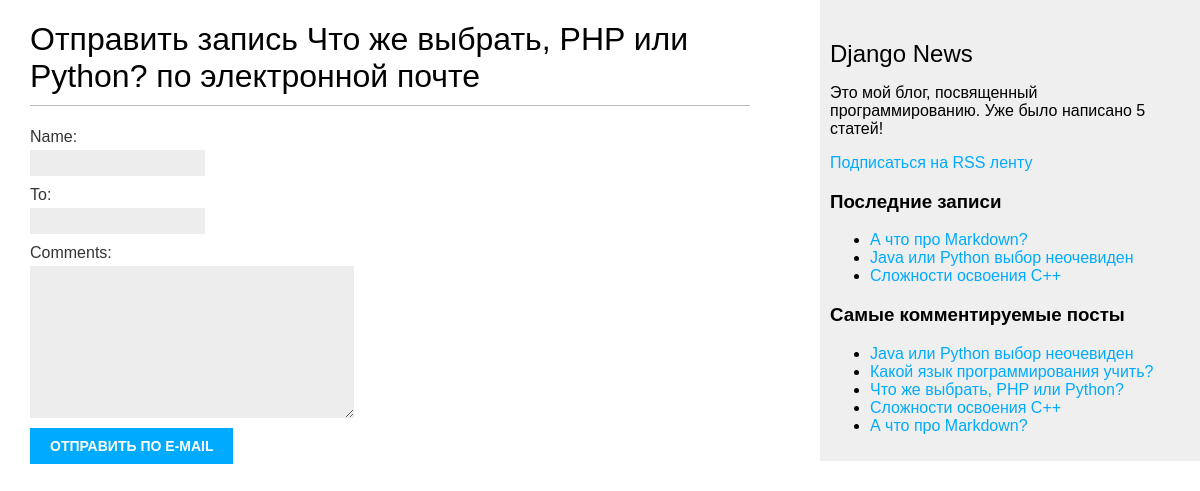
/blog/2/share/, run on the app's committed database.
### blog/models.py (models this page shows, shortened)
class Post(models.Model):
    class Status(models.TextChoices):
        DRAFT = 'DF', 'Draft'
        PUBLISHED = 'PB', 'Published'
    title = models.CharField(max_length=250)
    slug = models.SlugField(max_length=250,
                            unique_for_date='publish')
    author = models.ForeignKey(User,
                               on_delete=models.CASCADE,
                               related_name='blog_posts')
    body = models.TextField()
    publish = models.DateTimeField(default=timezone.now)
    created = models.DateTimeField(auto_now_add=True)
    updated = models.DateTimeField(auto_now=True)
    status = models.CharField(max_length=2,
                              choices=Status.choices,
                              default=Status.DRAFT)
    tags = TaggableManager()
    objects = models.Manager()
    published = PublishedManager()
    class Meta:
        ordering = ['-publish']
        indexes = [
            models.Index(fields=['-publish'])
        ]
        verbose_name = 'Запись блога'
        verbose_name_plural = 'Записи блога'
    def get_absolute_url(self):
        return reverse('blog:post_detail',
                       args=[self.publish.year,
                             self.publish.month,
                             self.publish.day,
                             self.slug])

### blog/views.py (the view)
def post_share(request, post_id):
    post = get_object_or_404(Post,
                             id=post_id,
                             status=Post.Status.PUBLISHED)
    sent = False
    if request.method == 'POST':
        form = EmailPostForm(request.POST)
        if form.is_valid():
            cd = form.cleaned_data
            post_url = request.build_absolute_uri(
                post.get_absolute_url())
            subject = f"{cd['name']} рекомендует почитать {post.title}"
            message = f"Почитай статью '{post.title}' по адресу {post_url}\n\n " \
                      f"{cd['name']} комментирует: {cd['comments']}"
            send_mail(subject, message, 'romangvaramadze@gmail.com', [cd['to']])
            sent = True
    else:
        form = EmailPostForm()
    return render(request, 'blog/post/share.html',
                  {'post': post,
                   'form': form,
                   'sent': sent})

### blog/forms.py
class EmailPostForm(forms.Form):
    name = forms.CharField(max_length=25)
    to = forms.EmailField()
    comments = forms.CharField(required=False,
                               widget=forms.Textarea)

### blog/models.py (called while the page is built)
    def get_queryset(self):
        return super().get_queryset().filter(status=Post.Status.PUBLISHED)

### blog/templatetags/blog_tags.py (called while the page is built)
@register.simple_tag
def total_posts():
    return Post.published.count()

@register.inclusion_tag('blog/post/latest_posts.html')
def show_latest_posts(count=5):
    latest_posts = Post.published.order_by('-publish')[:count]
    return {'latest_posts': latest_posts}

@register.simple_tag
def get_most_commented_posts(count=5):
    return Post.published.annotate(
        total_comments=Count('comments')
    ).order_by('-total_comments')[:count]

### blog/templates/blog/post/share.html (shortened to what this page needs)
{% extends "blog/base.html" %}
{% block content %}
{% if sent %}
<h1>Сообщение успешно отправлено</h1>
<p>
    "{{post.title}}" было успешно отправлено пользователю {{form.cleaned_data.to}}.
</p>
{% else %}
<h1>Отправить запись {{post.title}} по электронной почте</h1>
<form method="post">
    {{form.as_p}}
    <input type="submit" value="Отправить по e-mail">
</form>
{% endif %}
{% endblock %}

### blog/templates/blog/base.html (shortened to what this page needs)
{% load blog_tags %}
{% load static %}
<!DOCTYPE html>
<html>
<head>
    <link href="{% static 'css/blog.css' %}" rel="stylesheet">
</head>
<body>
<div id="content">
    {% block content %}
    {% endblock %}
</div>
<div id="sidebar">
    <h2><a href="{% url 'blog:post_list' %}" style="color:black">Django News</a></h2>
    <p>
        Это мой блог, посвященный программированию.
        Уже было написано {% total_posts %} статей!
    </p>
    <p>
        <a href="{% url 'blog:post_feed' %}">
            Подписаться на RSS ленту
        </a>
    </p>
    <h3>Последние записи</h3>
    {% show_latest_posts 3 %}
    <h3>Самые комментируемые посты</h3>
    {% get_most_commented_posts as most_commented_posts %}
    <ul>
        {% for post in most_commented_posts %}
        <li>
            <a href="{{post.get_absolute_url}}">{{post.title}}</a>
        </li>
        {% endfor %}
    </ul>
</div>
</body>
</html>

### blog/templates/blog/post/latest_posts.html
<ul>
  {% for post in latest_posts %}
  <li>
    <a href="{{post.get_absolute_url}}">{{post.title}}</a>
  </li>
  {% endfor %}
</ul>

### blog/static/css/blog.css (style rules this page uses)
body { margin:0; padding:0; font-family:helvetica, sans-serif; }
a { color:#00abff; text-decoration:none; }
h1 { font-weight:normal; border-bottom:1px solid #bbb; padding:0 0 10px 0; }
h2 { font-weight:normal; margin:30px 0 0; }
#content { float:left; width:60%; padding:0 0 0 30px; }
#sidebar { float:right; width:30%; padding:10px; background:#efefef; height:100%; }
label { float:left; clear:both; color:#333; margin-bottom:4px; }
input, textarea { clear:both; float:left; margin:0 0 10px; background:#ededed; border:0; padding:6px 10px; font-size:12px; }
input[type=submit] { font-weight:bold; background:#00abff; color:#fff; padding:10px 20px; font-size:14px; text-transform:uppercase; }

### data on the page
Post: title "Что же выбрать, PHP или Python?"
Post: title "А что про Markdown?"
Post: title "Java или Python выбор неочевиден"
Post: title "Сложности освоения C++"
Post: title "Какой язык программирования учить?"
